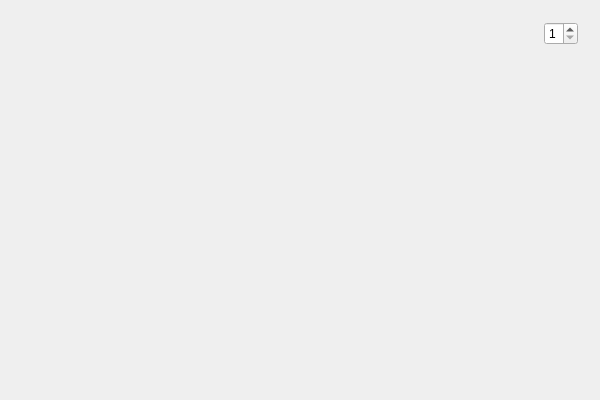
<?xml version="1.0" encoding="UTF-8"?>
<ui version="4.0">
 <class>KSDoodlingClass</class>
 <widget class="QWidget" name="KSDoodlingClass">
  <property name="geometry">
   <rect>
    <x>0</x>
    <y>0</y>
    <width>600</width>
    <height>400</height>
   </rect>
  </property>
  <property name="windowTitle">
   <string>KSDoodling</string>
  </property>
  <layout class="QVBoxLayout" name="verticalLayout">
   <item>
    <widget class="QWidget" name="widget" native="true">
     <layout class="QHBoxLayout" name="horizontalLayoutPenColor">
      <property name="spacing">
       <number>1</number>
      </property>
      <item>
       <spacer name="horizontalSpacer">
        <property name="orientation">
         <enum>Qt::Horizontal</enum>
        </property>
        <property name="sizeHint" stdset="0">
         <size>
          <width>40</width>
          <height>20</height>
         </size>
        </property>
       </spacer>
      </item>
      <item>
       <widget class="QSpinBox" name="spinBoxPenWidth">
        <property name="minimum">
         <number>1</number>
        </property>
        <property name="maximum">
         <number>9</number>
        </property>
       </widget>
      </item>
     </layout>
    </widget>
   </item>
   <item>
    <spacer name="verticalSpacer">
     <property name="orientation">
      <enum>Qt::Vertical</enum>
     </property>
     <property name="sizeHint" stdset="0">
      <size>
       <width>20</width>
       <height>40</height>
      </size>
     </property>
    </spacer>
   </item>
  </layout>
 </widget>
 <layoutdefault spacing="6" margin="11"/>
 <resources>
  <include location="KSDoodling.qrc"/>
 </resources>
 <connections/>
</ui>
